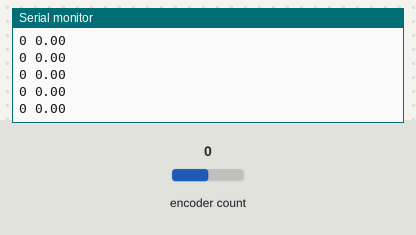
Recording of a sketch running on a simulated Arduino Leonardo, built with avr-gcc and run on an emulated ATmega32U4. Shown: the last lines printed to the serial monitor. Inputs (shaded band) come from the test bench; at power-on: encoder count 0.

Above: at 1.2 s.
1.3 s: encoder count set to 1
At 1.9 s:
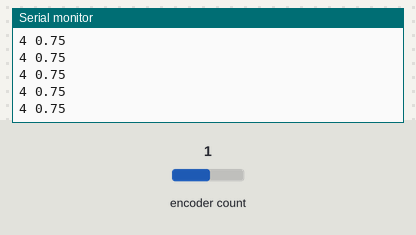
2.8 s: encoder count set to 2
At 3.9 s:
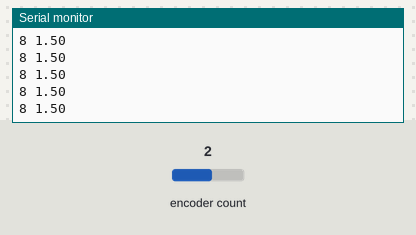
Timing chart, 0 to 5.8 s (numbered marks = the images above; inputs shaded):
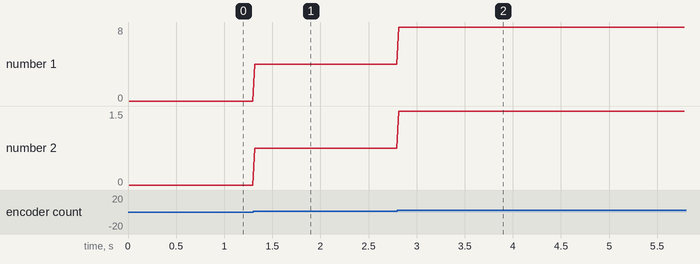

Measured:
- after the input at 1.3 s, the serial monitor: prints a new line at once (image 1)
- after the input at 2.8 s, the serial monitor: prints a new line at once (image 2)
- plotted number 1: 0 → 4 after the input at 1.3 s, 4 → 8 after the input at 2.8 s
- plotted number 2: 0 → 0.75 after the input at 1.3 s, 0.75 → 1.5 after the input at 2.8 s

The sketch:

ArduManualTurnTable.ino
```cpp
#include <Encoder.h>

// Encoder pulses to mm
Encoder myEnc(2, 3);
long divider = 1920;
long currentPosition = 0;
float currentAngle = 0;

void setup() {
  Serial.begin(115200);
  while (!Serial) {
    ; // wait for serial port to connect. Needed for Leonardo only
  }
}

String inString = "";    // string to hold input


void loop()
{
  currentPosition = myEnc.read();
  currentAngle = (float)currentPosition*360.0/(float)divider;
  Serial.print(currentPosition);
  Serial.print(" ");
  Serial.print(currentAngle);
  Serial.println();
  delay(20);

}
```
